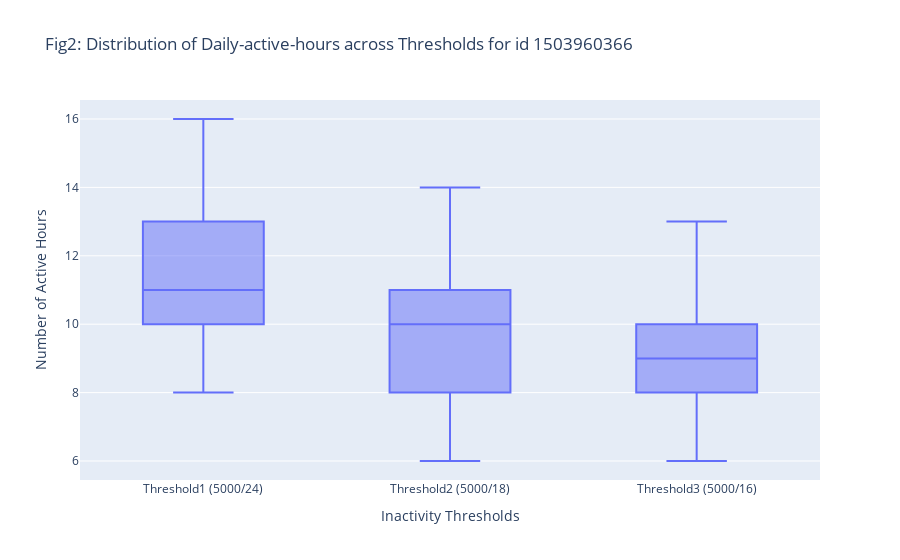
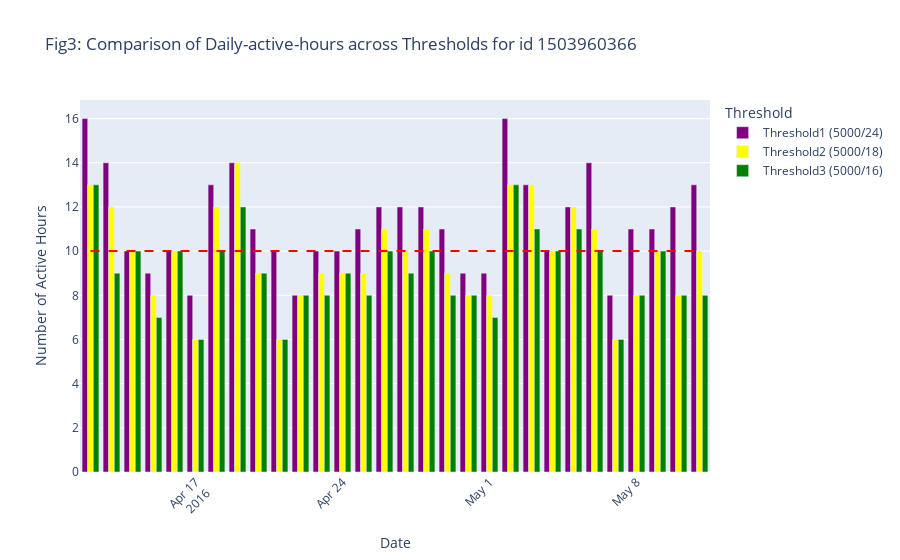

Notebook source saved alongside these figures, in order:
### Markdown cell above
**Rationale**: To visualize the count of daily active hours based on three thresholds for id *1503960366*, box chart and bar chart can be utilized effectively for clear comparison.

**Prediction**: A lower threshold would lead to higher number of active hours.

### Code cell
# start_date: 27/9/2024
# end_date: 27/9/2024

# Create an interactive box chart for checking the distribution of active hours
fig2 = px.box(df_active_level,  
             x='Threshold',  # Add Threshold to the x-axis for comparison
             y='ActiveHours', 
             title=f'Fig2: Distribution of Daily-active-hours across Thresholds for id {id_selected}',
             labels={'ActiveHours': 'Number of Active Hours', 'Threshold': 'Inactivity Thresholds'}
)


# Create an interactive grouped bar chart for comparing across the dates by thresholds
fig3 = px.bar(df_active_level, 
             x='Date', 
             y='ActiveHours', 
             color='Threshold',  # Use Threshold to differentiate bars
             barmode='group',  # Group bars side by side for comparison
             title=f'Fig3: Comparison of Daily-active-hours across Thresholds for id {id_selected} ',
             labels={'Date': 'Date', 'ActiveHours': 'Number of Active Hours'},
             color_discrete_map={'Threshold1 (5000/24)': 'purple', 
                                 'Threshold2 (5000/18)': 'yellow', 
                                 'Threshold3 (5000/16)': 'green'}
)

# Customize the x-axis to show all dates clearly (rotate if necessary)
fig3.update_layout(
    xaxis_tickangle=-45,  # Rotate x-axis labels for better readability
    xaxis_title='Date',
    yaxis_title='Number of Active Hours',
    legend_title='Threshold'
)

# Add a red horizontal line at y=10 to indicate the 10-hour inactivity threshold
fig3.add_shape(
    type="line",
    x0=df_active_level['Date'].min(), y0=10, # Set start from the minimum date
    x1=df_active_level['Date'].max(), y1=10, # Set end at the maximum date
    line=dict(color="red", width=2, dash="dash"),  # Add red line
)


# Show plots
fig2.show()
fig3.show()

### Figure 1 — Plotly figure (JSON) as saved in the notebook; plotly's stock layout.template omitted (floating-point values rounded to 4 significant figures)
{"data": [{"alignmentgroup": "True", "hovertemplate": "Inactivity Thresholds=%{x}<br>Number of Active Hours=%{y}<extra></extra>", "legendgroup": "", "marker": {"color": "#636efa"}, "name": "", "notched": false, "offsetgroup": "", "orientation": "v", "showlegend": false, "type": "box", "x": ["Threshold1 (5000/24)", "Threshold1 (5000/24)", "Threshold1 (5000/24)", "Threshold1 (5000/24)", "Threshold1 (5000/24)", "Threshold1 (5000/24)", "Threshold1 (5000/24)", "Threshold1 (5000/24)", "Threshold1 (5000/24)", "Threshold1 (5000/24)", "Threshold1 (5000/24)", "Threshold1 (5000/24)", "Threshold1 (5000/24)", "Threshold1 (5000/24)", "Threshold1 (5000/24)", "Threshold1 (5000/24)", "Threshold1 (5000/24)", "Threshold1 (5000/24)", "Threshold1 (5000/24)", "Threshold1 (5000/24)", "Threshold1 (5000/24)", "Threshold1 (5000/24)", "Threshold1 (5000/24)", "Threshold1 (5000/24)", "Threshold1 (5000/24)", "Threshold1 (5000/24)", "Threshold1 (5000/24)", "Threshold1 (5000/24)", "Threshold1 (5000/24)", "Threshold1 (5000/24)", "Threshold2 (5000/18)", "Threshold2 (5000/18)", "Threshold2 (5000/18)", "Threshold2 (5000/18)", "Threshold2 (5000/18)", "Threshold2 (5000/18)", "Threshold2 (5000/18)", "Threshold2 (5000/18)", "Threshold2 (5000/18)", "Threshold2 (5000/18)", "Threshold2 (5000/18)", "Threshold2 (5000/18)", "Threshold2 (5000/18)", "Threshold2 (5000/18)", "Threshold2 (5000/18)", "Threshold2 (5000/18)", "Threshold2 (5000/18)", "Threshold2 (5000/18)", "Threshold2 (5000/18)", "Threshold2 (5000/18)", "Threshold2 (5000/18)", "Threshold2 (5000/18)", "Threshold2 (5000/18)", "Threshold2 (5000/18)", "Threshold2 (5000/18)", "Threshold2 (5000/18)", "Threshold2 (5000/18)", "Threshold2 (5000/18)", "Threshold2 (5000/18)", "Threshold2 (5000/18)", "Threshold3 (5000/16)", "Threshold3 (5000/16)", "Threshold3 (5000/16)", "Threshold3 (5000/16)", "Threshold3 (5000/16)", "Threshold3 (5000/16)", "Threshold3 (5000/16)", "Threshold3 (5000/16)", "Threshold3 (5000/16)", "Threshold3 (5000/16)", "Threshold3 (5000/16)", "Threshold3 (5000/16)", "Threshold3 (5000/16)", "Threshold3 (5000/16)", "Threshold3 (5000/16)", "Threshold3 (5000/16)", "Threshold3 (5000/16)", "Threshold3 (5000/16)", "Threshold3 (5000/16)", "Threshold3 (5000/16)", "Threshold3 (5000/16)", "Threshold3 (5000/16)", "Threshold3 (5000/16)", "Threshold3 (5000/16)", "Threshold3 (5000/16)", "Threshold3 (5000/16)", "Threshold3 (5000/16)", "Threshold3 (5000/16)", "Threshold3 (5000/16)", "Threshold3 (5000/16)"], "x0": " ", "xaxis": "x", "y": [16, 14, 10, 9, 10, 8, 13, 14, 11, 10, 8, 10, 10, 11, 12, 12, 12, 11, 9, 9, 16, 13, 10, 12, 14, 8, 11, 11, 12, 13, 13, 12, 10, 8, 10, 6, 12, 14, 9, 6, 8, 9, 9, 9, 11, 10, 11, 9, 8, 8, 13, 13, 10, 12, 11, 6, 8, 10, 8, 10, 13, 9, 10, 7, 10, 6, 10, 12, 9, 6, 8, 8, 9, 8, 10, 9, 10, 8, 8, 7, 13, 11, 10, 11, 10, 6, 8, 10, 8, 8], "y0": " ", "yaxis": "y"}], "layout": {"boxmode": "group", "legend": {"tracegroupgap": 0}, "title": {"text": "Fig2: Distribution of Daily-active-hours across Thresholds for id 1503960366"}, "xaxis": {"anchor": "y", "domain": [0, 1], "title": {"text": "Inactivity Thresholds"}}, "yaxis": {"anchor": "x", "domain": [0, 1], "title": {"text": "Number of Active Hours"}}}}

### Figure 2 — Plotly figure (JSON) as saved in the notebook; plotly's stock layout.template omitted (floating-point values rounded to 4 significant figures)
{"data": [{"alignmentgroup": "True", "hovertemplate": "Threshold=Threshold1 (5000/24)<br>Date=%{x}<br>Number of Active Hours=%{y}<extra></extra>", "legendgroup": "Threshold1 (5000/24)", "marker": {"color": "purple", "pattern": {"shape": ""}}, "name": "Threshold1 (5000/24)", "offsetgroup": "Threshold1 (5000/24)", "orientation": "v", "showlegend": true, "textposition": "auto", "type": "bar", "x": ["2016-04-12", "2016-04-13", "2016-04-14", "2016-04-15", "2016-04-16", "2016-04-17", "2016-04-18", "2016-04-19", "2016-04-20", "2016-04-21", "2016-04-22", "2016-04-23", "2016-04-24", "2016-04-25", "2016-04-26", "2016-04-27", "2016-04-28", "2016-04-29", "2016-04-30", "2016-05-01", "2016-05-02", "2016-05-03", "2016-05-04", "2016-05-05", "2016-05-06", "2016-05-07", "2016-05-08", "2016-05-09", "2016-05-10", "2016-05-11"], "xaxis": "x", "y": [16, 14, 10, 9, 10, 8, 13, 14, 11, 10, 8, 10, 10, 11, 12, 12, 12, 11, 9, 9, 16, 13, 10, 12, 14, 8, 11, 11, 12, 13], "yaxis": "y"}, {"alignmentgroup": "True", "hovertemplate": "Threshold=Threshold2 (5000/18)<br>Date=%{x}<br>Number of Active Hours=%{y}<extra></extra>", "legendgroup": "Threshold2 (5000/18)", "marker": {"color": "yellow", "pattern": {"shape": ""}}, "name": "Threshold2 (5000/18)", "offsetgroup": "Threshold2 (5000/18)", "orientation": "v", "showlegend": true, "textposition": "auto", "type": "bar", "x": ["2016-04-12", "2016-04-13", "2016-04-14", "2016-04-15", "2016-04-16", "2016-04-17", "2016-04-18", "2016-04-19", "2016-04-20", "2016-04-21", "2016-04-22", "2016-04-23", "2016-04-24", "2016-04-25", "2016-04-26", "2016-04-27", "2016-04-28", "2016-04-29", "2016-04-30", "2016-05-01", "2016-05-02", "2016-05-03", "2016-05-04", "2016-05-05", "2016-05-06", "2016-05-07", "2016-05-08", "2016-05-09", "2016-05-10", "2016-05-11"], "xaxis": "x", "y": [13, 12, 10, 8, 10, 6, 12, 14, 9, 6, 8, 9, 9, 9, 11, 10, 11, 9, 8, 8, 13, 13, 10, 12, 11, 6, 8, 10, 8, 10], "yaxis": "y"}, {"alignmentgroup": "True", "hovertemplate": "Threshold=Threshold3 (5000/16)<br>Date=%{x}<br>Number of Active Hours=%{y}<extra></extra>", "legendgroup": "Threshold3 (5000/16)", "marker": {"color": "green", "pattern": {"shape": ""}}, "name": "Threshold3 (5000/16)", "offsetgroup": "Threshold3 (5000/16)", "orientation": "v", "showlegend": true, "textposition": "auto", "type": "bar", "x": ["2016-04-12", "2016-04-13", "2016-04-14", "2016-04-15", "2016-04-16", "2016-04-17", "2016-04-18", "2016-04-19", "2016-04-20", "2016-04-21", "2016-04-22", "2016-04-23", "2016-04-24", "2016-04-25", "2016-04-26", "2016-04-27", "2016-04-28", "2016-04-29", "2016-04-30", "2016-05-01", "2016-05-02", "2016-05-03", "2016-05-04", "2016-05-05", "2016-05-06", "2016-05-07", "2016-05-08", "2016-05-09", "2016-05-10", "2016-05-11"], "xaxis": "x", "y": [13, 9, 10, 7, 10, 6, 10, 12, 9, 6, 8, 8, 9, 8, 10, 9, 10, 8, 8, 7, 13, 11, 10, 11, 10, 6, 8, 10, 8, 8], "yaxis": "y"}], "layout": {"barmode": "group", "legend": {"title": {"text": "Threshold"}, "tracegroupgap": 0}, "shapes": [{"line": {"color": "red", "dash": "dash", "width": 2}, "type": "line", "x0": "2016-04-12", "x1": "2016-05-11", "y0": 10, "y1": 10}], "title": {"text": "Fig3: Comparison of Daily-active-hours across Thresholds for id 1503960366 "}, "xaxis": {"anchor": "y", "domain": [0, 1], "tickangle": -45, "title": {"text": "Date"}}, "yaxis": {"anchor": "x", "domain": [0, 1], "title": {"text": "Number of Active Hours"}}}}
